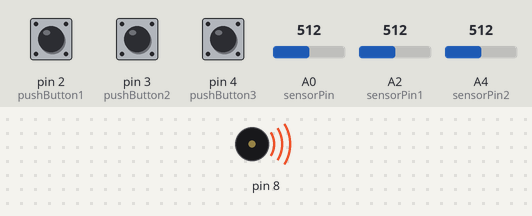
Simulated run of this sketch. Board: Arduino Uno, built with avr-gcc and run on an emulated ATmega328P. Shown: buzzer (waves = sounding). The inputs (shaded band) are chosen by the test bench; at power-on: A0 (sensorPin) = 512, A2 (sensorPin1) = 512, A4 (sensorPin2) = 512, pin 2 (pushButton1) LOW, pin 3 (pushButton2) LOW, pin 4 (pushButton3) LOW. What the sketch prints to the serial monitor is not drawn.

Above: at 1.2 s.
1.3 s: A0 (sensorPin) set to 104
4.3 s: A0 (sensorPin) set to 88
7.3 s: A2 (sensorPin1) set to 25
10.3 s: A4 (sensorPin2) set to 106
11.8 s: A4 (sensorPin2) set to 92
13.3 s: A2 (sensorPin1) set to 0
Timing chart, 0 to 63.8 s (numbered marks = the images above; inputs shaded):
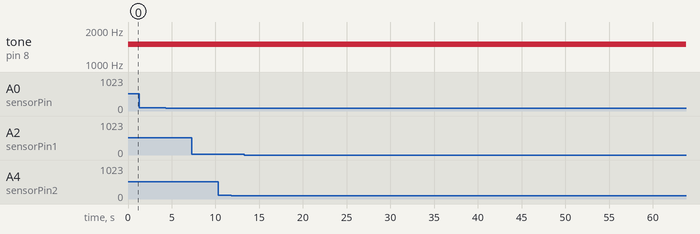

The sketch:

digisuupillvalmis.ino
```cpp
int sensorPin=A0;
int sensorPin1=A2;
int sensorPin2=A4;

int val =0;
int val1 =0;
int val2 =0;

int pushButton1 = 2;
int pushButton2 = 3;
int pushButton3 = 4;


void setup(){

  pinMode(sensorPin, INPUT);
  pinMode(sensorPin1, INPUT);
  pinMode(sensorPin2, INPUT);

  pinMode(pushButton1, INPUT);
  pinMode(pushButton2, INPUT);
  pinMode(pushButton3, INPUT);

  Serial.begin (9600);

 }

void loop (){


    int buttonState1 = digitalRead(pushButton1);
  Serial.print("Button1: ");
  Serial.println(buttonState1);
  delay(0);

     int buttonState2 = digitalRead(pushButton2);
  Serial.print("Button2: ");
  Serial.println(buttonState2);
  delay(0);

   int buttonState3 = digitalRead(pushButton3);
  Serial.print("Button3: ");
  Serial.println(buttonState3);
  delay(0);

  val =analogRead(sensorPin);
  val1 =analogRead(sensorPin1);
  val2 =analogRead(sensorPin2);
  Serial.print("Mikker 1: ");
  Serial.println (val);
  Serial.print("Mikker 2: ");
  Serial.println (val1);
  Serial.print("Mikker 3: ");
  Serial.println (val2);
  delay(1);


  // when the sensor detects a signal above the threshold value
  if (val>=35 /*&& val>val1 && val>val2*/) {
    if (buttonState1 == 1) {
    tone(8, 2000, 20);
    } else {
    tone(8, 500, 20);
    }}

  if (val1>=35 /*&& val1>val && val>val2*/){
    if (buttonState2 == 1){
    tone(8, 2500, 20);
    } else {
    tone(8, 1000, 20);
  }}

  if (val2>=35 /*val2>val1 && val2>val*/){
     if (buttonState3 == 1){
     tone(8, 3000, 20);
     } else {
    tone(8, 1500, 20);


  }
  }  }
```

Measured:
- by itself, tone on pin 8: alternates 1500 Hz for 0.02 s and silent for 0.06 s
